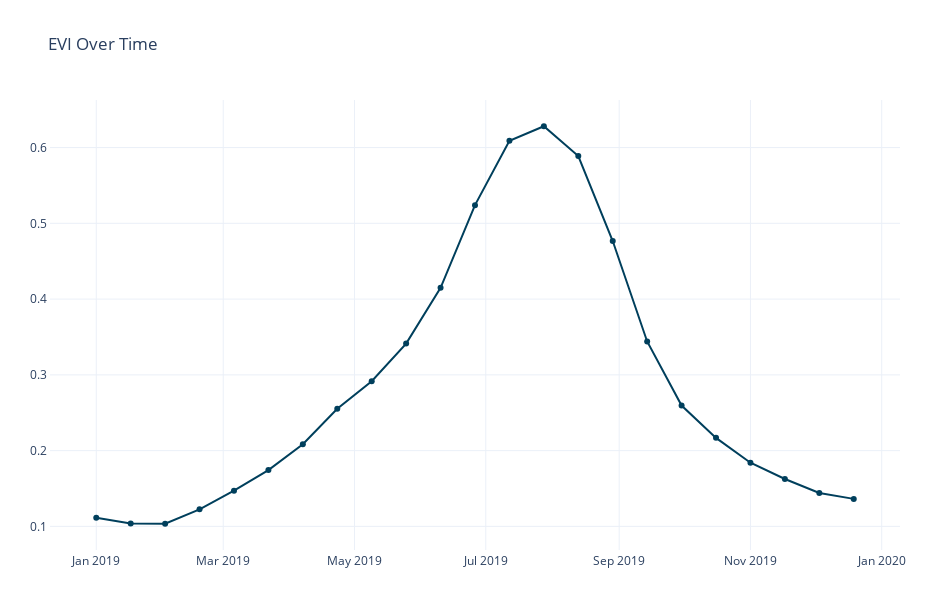

This figure's notebook cell:
### Code cell
# Plotly EVI
import plotly.graph_objects as go
dates = list(mean_evi_dataframe["date"])
evis = list(mean_evi_dataframe["evi"])

fig = go.Figure()
fig.add_trace(go.Scatter(x=dates, y=evis, mode='lines+markers', name='Evi', marker_color="#003f5c"))
fig.update_layout(
    title = 'EVI Over Time',
    autosize = False,
    width = 950,
    height = 600,
    margin = dict(
        l = 50,
        r = 50,
        b = 50,
        t = 100,
        pad = 2
    ),
    template = "plotly_white",
    hovermode='x'
)
fig.show()

### Figure 1 — Plotly figure (JSON) as saved in the notebook; plotly's stock layout.template omitted (floating-point values rounded to 4 significant figures)
{"data": [{"marker": {"color": "#003f5c"}, "mode": "lines+markers", "name": "Evi", "type": "scatter", "x": ["2019-01-01T00:00:00", "2019-01-17T00:00:00", "2019-02-02T00:00:00", "2019-02-18T00:00:00", "2019-03-06T00:00:00", "2019-03-22T00:00:00", "2019-04-07T00:00:00", "2019-04-23T00:00:00", "2019-05-09T00:00:00", "2019-05-25T00:00:00", "2019-06-10T00:00:00", "2019-06-26T00:00:00", "2019-07-12T00:00:00", "2019-07-28T00:00:00", "2019-08-13T00:00:00", "2019-08-29T00:00:00", "2019-09-14T00:00:00", "2019-09-30T00:00:00", "2019-10-16T00:00:00", "2019-11-01T00:00:00", "2019-11-17T00:00:00", "2019-12-03T00:00:00", "2019-12-19T00:00:00"], "y": [0.1114, 0.1038, 0.1035, 0.1225, 0.1471, 0.1743, 0.2085, 0.2552, 0.2915, 0.3412, 0.4148, 0.524, 0.6089, 0.6281, 0.5888, 0.4767, 0.3441, 0.2595, 0.2168, 0.184, 0.1626, 0.144, 0.1363]}], "layout": {"autosize": false, "height": 600, "hovermode": "x", "margin": {"b": 50, "l": 50, "pad": 2, "r": 50, "t": 100}, "title": {"text": "EVI Over Time"}, "width": 950}}
